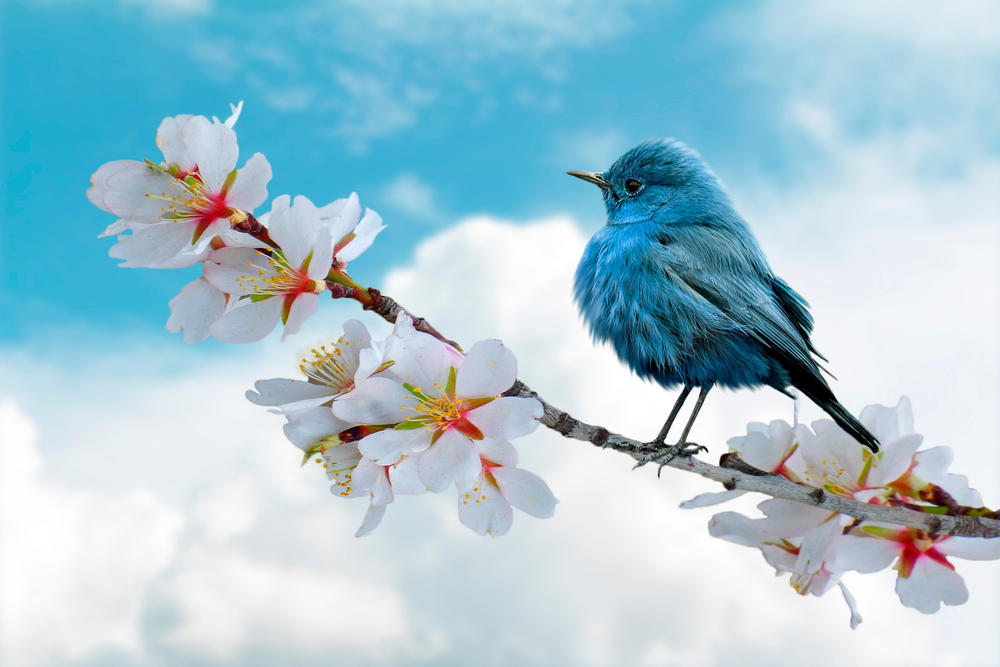
#> input picture lab4/image.png, 1000 x 667 px, shrunk from 1920 x 1280 before the run
$ python q2.py   (older library calls are emulated)
#> lines starting #> are read from the running program, lines starting #| are printed output that depends on the picture
import cv2
import numpy as np
import matplotlib.pyplot as plt
from scipy.ndimage import convolve

img = cv2.imread('image.png', cv2.IMREAD_GRAYSCALE)
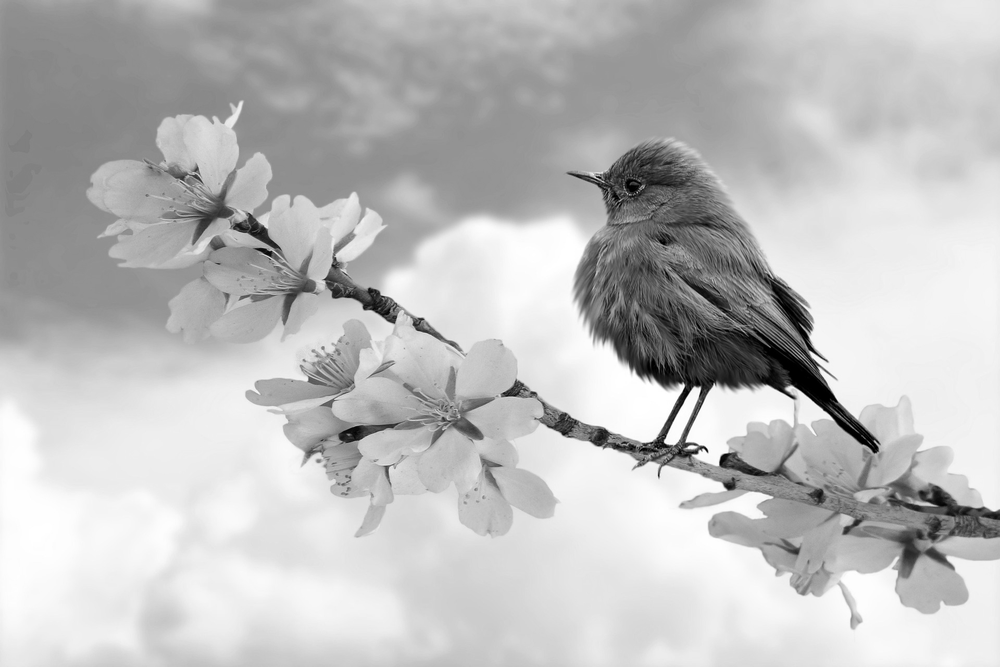
#> img: shape (667, 1000); min 0, max 255, mean 190
# Smooth slightly to reduce noise
img_smoothed = cv2.GaussianBlur(img, (3, 3), 0).astype(np.float64)

# --- 1. Sobel Operator ---center weighted
sobel_x = cv2.Sobel(img, cv2.CV_64F, 1, 0, ksize=3)
sobel_y = cv2.Sobel(img, cv2.CV_64F, 0, 1, ksize=3)
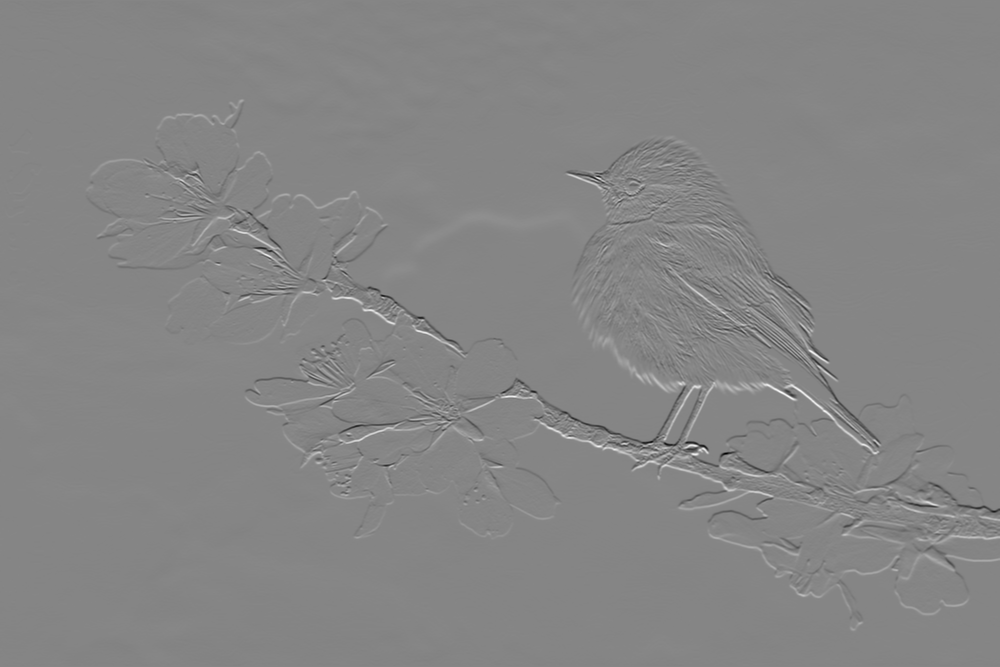
#> sobel_y: shape (667, 1000) float64; min -949, max 864, mean 0.3; drawn with min black and max white
sobel_combined = cv2.magnitude(sobel_x, sobel_y)
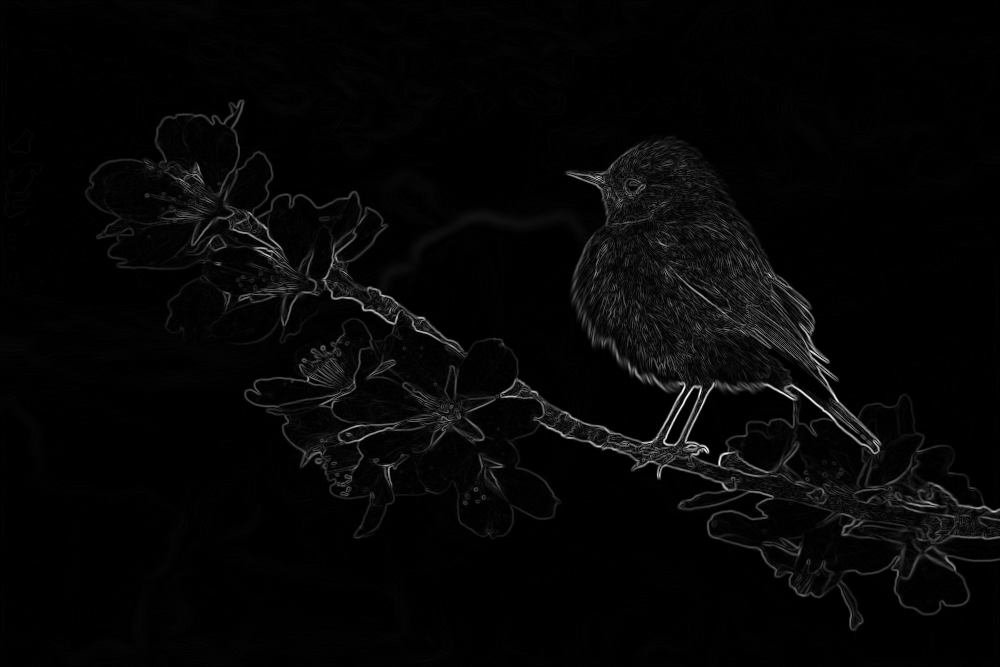
#> sobel_combined: shape (667, 1000) float64; min 0, max 1015.4, mean 25.1; drawn with min black and max white

# --- 2. Prewitt Operator ---
kernel_prewitt_x = np.array([[-1, 0, 1], [-1, 0, 1], [-1, 0, 1]])
kernel_prewitt_y = np.array([[-1, -1, -1], [0, 0, 0], [1, 1, 1]])
prewitt_x = convolve(img_smoothed, kernel_prewitt_x)
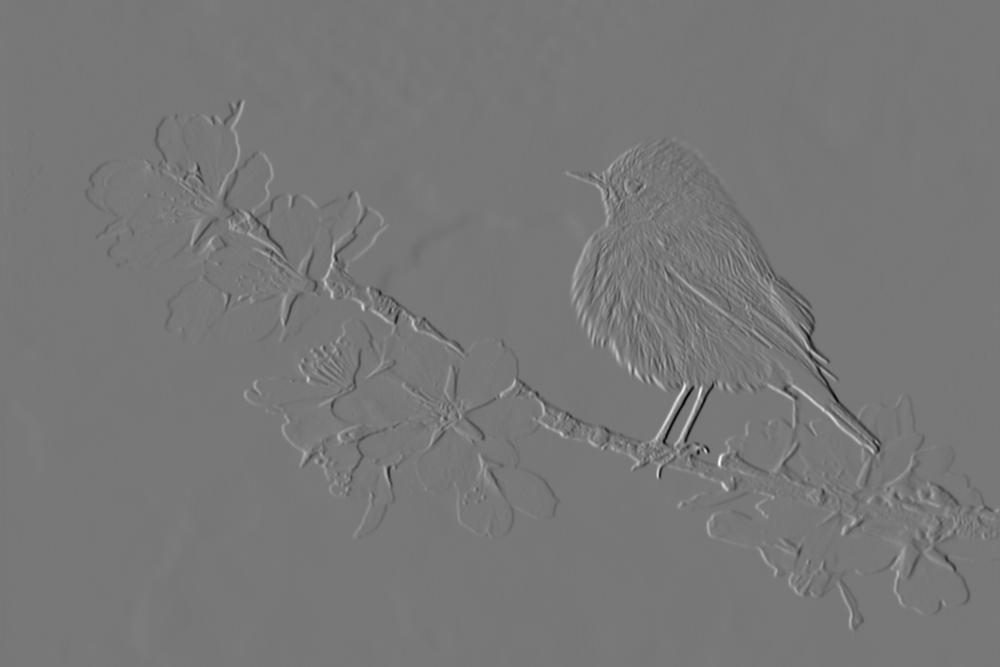
#> prewitt_x: shape (667, 1000) float64; min -479, max 537, mean -0.2; drawn with min black and max white
prewitt_y = convolve(img_smoothed, kernel_prewitt_y)
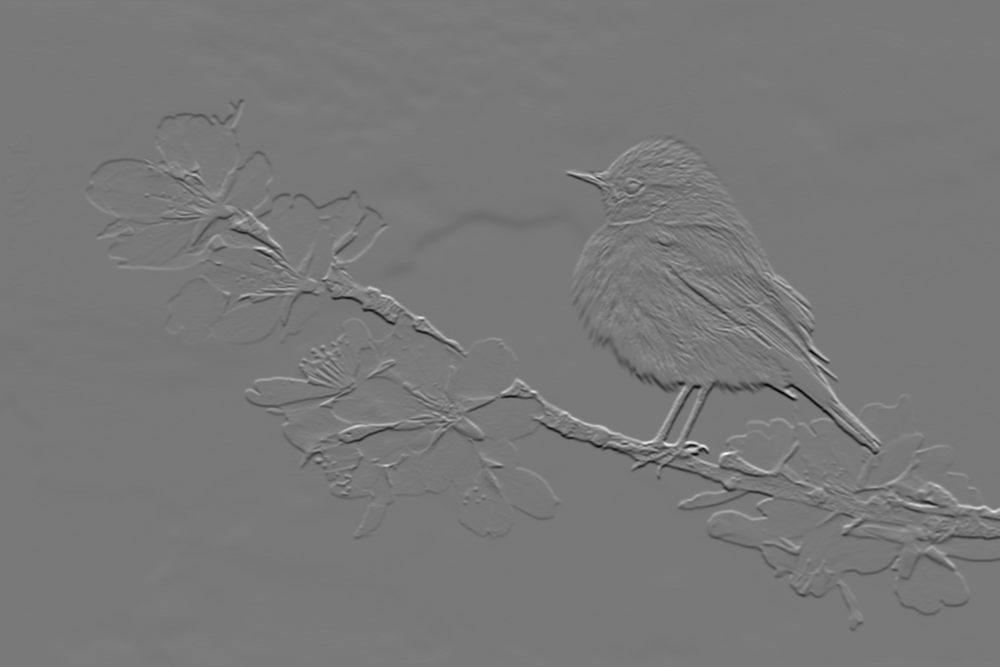
#> prewitt_y: shape (667, 1000) float64; min -469, max 518, mean -0.2; drawn with min black and max white
prewitt_combined = np.sqrt(prewitt_x**2 + prewitt_y**2)

# --- 3. Roberts Operator ---
kernel_roberts_x = np.array([[1, 0], [0, -1]])
kernel_roberts_y = np.array([[0, 1], [-1, 0]])
roberts_x = convolve(img_smoothed, kernel_roberts_x)
roberts_y = convolve(img_smoothed, kernel_roberts_y)
roberts_combined = np.sqrt(roberts_x**2 + roberts_y**2)

# Helper function to plot a row for each operator
def plot_edges(title, x_img, y_img, comb_img, row_idx):
    plt.subplot(3, 3, row_idx*3 + 1), plt.imshow(np.abs(x_img), cmap='gray'), plt.title(f'{title} Horizontal')
    plt.subplot(3, 3, row_idx*3 + 2), plt.imshow(np.abs(y_img), cmap='gray'), plt.title(f'{title} Vertical')
    plt.subplot(3, 3, row_idx*3 + 3), plt.imshow(comb_img, cmap='gray'), plt.title(f'{title} Combined')

plt.figure(figsize=(14, 12))
plot_edges('Sobel', sobel_x, sobel_y, sobel_combined, 0)
plot_edges('Prewitt', prewitt_x, prewitt_y, prewitt_combined, 1)
plot_edges('Roberts', roberts_x, roberts_y, roberts_combined, 2)
plt.tight_layout()
plt.show()
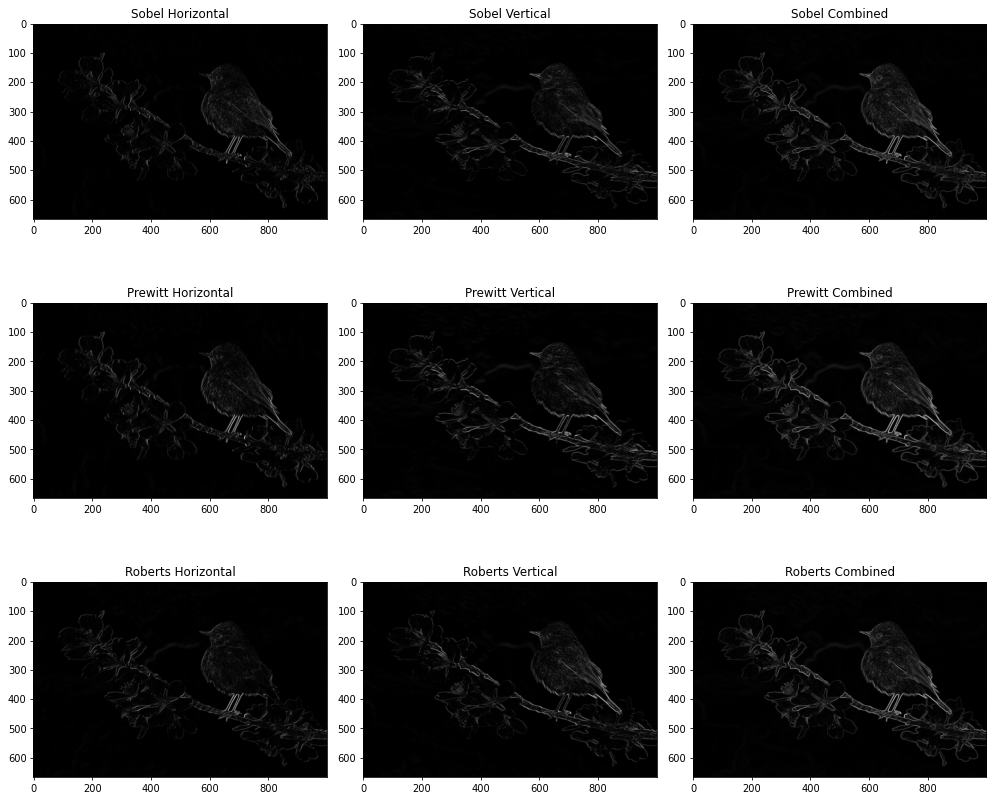
#> figure drawn by matplotlib, 9 panels
